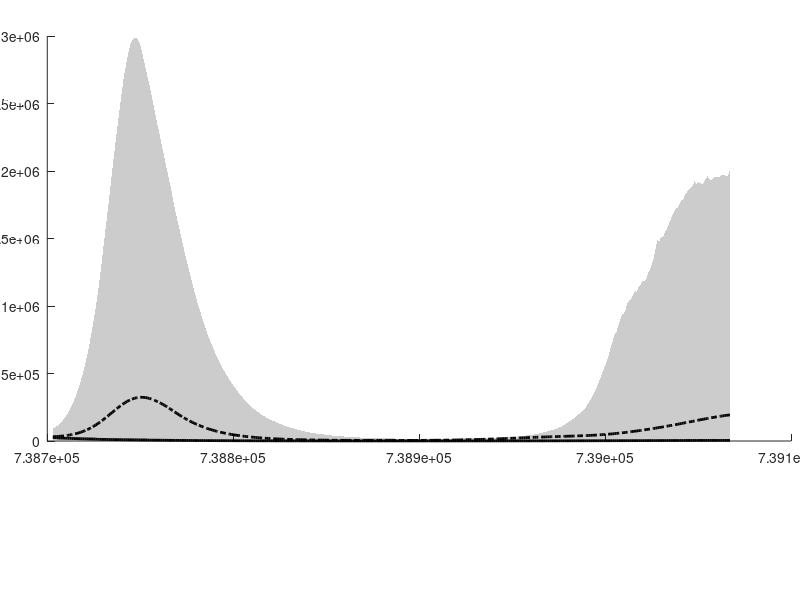

This chart was generated by the following MATLAB code: (Note: this script raises an error after producing the figure.)
clear;
clc;
close all;


load('Output_Sample_Vac_Start_September_2022.mat','DI_mean_Strat','DI_PRCT_Strat','T_Run')

Strat_T={'July to September','September to December','December to March','March to July'};
for pt=1:4
    DI_PRCT=DI_PRCT_Strat{pt};
    DI_mean=DI_mean_Strat{pt};
    if(~isempty(DI_mean))
        %%%%%%%%%%%%%%%%%%%%%%%%%%%%%%%%%%%%%%%%%%%%%%%%%%%%%%%%%%%%%%%%%%%%%%%%%%%
        % Daily Incidence
        %%%%%%%%%%%%%%%%%%%%%%%%%%%%%%%%%%%%%%%%%%%%%%%%%%%%%%%%%%%%%%%%%%%%%%%%%%%
        figure('units','normalized','outerposition',[0.05 0.2 0.8 0.6]);

        subplot('Position',[0.059,0.265,0.93,0.675]);
        T_Plot=T_Run(1:end-1);
        patch([T_Plot flip(T_Plot)],[DI_PRCT(1,:) flip(DI_PRCT(5,:))],'k','LineStyle','none','FaceAlpha',0.2);
        hold on;
        patch([T_Plot flip(T_Plot)],[DI_PRCT(2,:) flip(DI_PRCT(4,:))],'k','LineStyle','none','FaceAlpha',0.2);
        plot(T_Plot,DI_PRCT(3,:),'k-','LineWidth',2);
        plot(T_Plot,DI_mean,'k-.','LineWidth',2); 
        plot(datenum('September 1, 2022').*ones(101,1),linspace(0,6,101).*10^6,'r-.','LineWidth',1.5);
        box off;
        ylim([0 6*10^6]);
        xlim([T_Run(1) T_Run(end-1)]);
        set(gca,'LineWidth',2,'tickdir','out','Xminortick','on','XTick',T_Run(1:28:end),'XTickLabel',datestr(T_Run(1:28:end)),'Fontsize',14)
        xtickangle(45);
        xlabel('Date','Fontsize',16);
        ylabel('Daily incidence','Fontsize',16);
        title(Strat_T{pt},'Fontsize',18);
        print(gcf,['Daily_Incidence_Stratification_' Strat_T{pt} '.png'],'-dpng','-r300');
    end
end